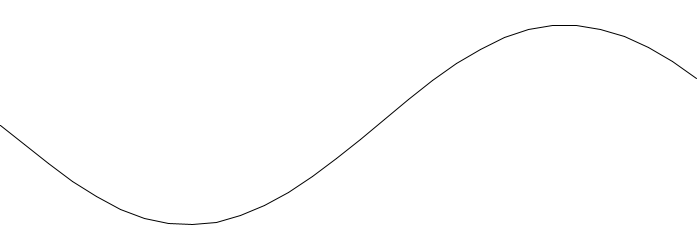
Frame 1 (no input)
Frame 60 (the mouse pressed at the canvas centre just before this capture): identical to frame 1, image omitted
Frame 120 (the mouse held since frame 60 and released just before this capture): identical to frame 1, image omitted

The Processing sketch that drew this single still picture (run headless with seeded random() and noise(); from frame 60 on, the mouse is pressed at the canvas centre):

// Processing sketch: oscillationWavePattern01
// ── oscillationWavePattern01.pde
float angle = 0;
float angleVel = 0.2;
float amplitude = 100;

void drawWave() {
  float lastX = 0;
  float lastY = 0;
  for (int x = 0; x <= width; x += 24) {
    float y = amplitude * sin(angle);
    if (lastX == 0 && lastY == 0) point(x, y+height/2);
    else line(x, y+height/2, lastX, lastY);
    angle += angleVel;
    lastX = x;
    lastY = y+height/2;
  }
}

void setup() {
  size(700, 250);
  background(255);
  drawWave();
}

void draw() {
  
}

void keyPressed() {
  if (key == CODED) {
    if (keyCode == UP) {
      angleVel += 0.1;
    }
    if (keyCode == DOWN) {
      angleVel -= 0.1;
    }
    background(255);
    drawWave();
  }
}
